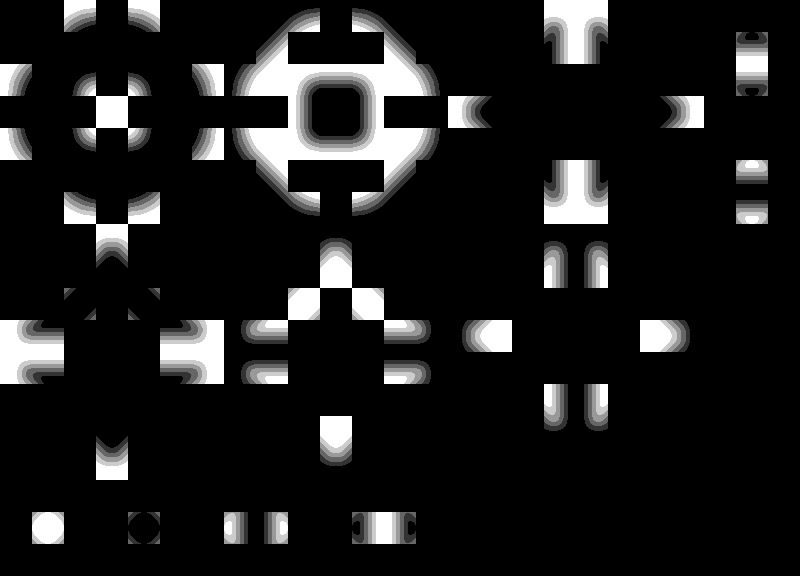
#> input picture work/landh-tiles/landh_tiles_v2_4.png, 800 x 576 px
$ jupyter execute VoxTest3.ipynb
#> lines starting #> are read from the running program, lines starting #| are printed output that depends on the picture
[cell 1]
import sys
import math

from PIL import Image

import numpy as np

from pyvox.models import Vox
from pyvox.writer import VoxWriter
from pyvox.parser import VoxParser

import matplotlib.pyplot as plt
from matplotlib.colors import ListedColormap

[cell 2]
src_base_w = 32
src_base_h = 32

[cell 3]
img_filename = 'landh-tiles/landh_tiles_v2_4.png'

im_v = Image.open(img_filename)
#> im_v is the input picture: PIL image 800x576 RGBA; mean R, G, B, A 29.4, 29.4, 29.4, 255

rgb_im_v = im_v.convert('RGBA')

pixels = rgb_im_v.load()
for sy in range(rgb_im_v.size[1]):
	for sx in range(rgb_im_v.size[0]):
		r, g, b, a = pixels[sx, sy] # Get Pixel Value
		v = max(r, g, b) # Convert to Grey
		if v <= 1:
			v = 0
		pixels[sx, sy] = (v, v, v, 255)

cols_im_v = set()
grey_im_v = set()
for sy in range(rgb_im_v.size[1]):
	for sx in range(rgb_im_v.size[0]):
		c = r, g, b, a = rgb_im_v.getpixel((sx, sy))
		cols_im_v.add(c)
		grey_im_v.add((r + g + b) // 3)
#> after the loop, cols_im_v = 6 items; grey_im_v = 6 items

#print(cols_im_v)
print(sorted(grey_im_v))
#| [0, 51, 102, 153, 204, 255]
max_v = max(grey_im_v)
#> max_v = 255
print(max_v)
#| 255

plt.imshow(rgb_im_v)
plt.show()

[cell 4]
import csv

tiles_info = []
with open('landh-tiles/landh_tiles.csv', mode='r') as csv_file:
#> (reads work/landh-tiles/landh_tiles.csv from the repository)
    csv_reader = csv.DictReader(csv_file)
    line_count = 0
    for row in csv_reader:
        if line_count == 0:
            print(f'Column names are {", ".join(row)}')
            line_count += 1
        tiles_info.append(row)
        line_count += 1
    print(f'Processed {line_count} lines.')
    print(f'Found {len(tiles_info)} tiles.')

[cell 5]
for tile_info in tiles_info:
    print(tile_info)
    hpos, vpos = int(tile_info['XCoord']), int(tile_info['YCoord'])

    img = Image.new('RGBA', (src_base_w, src_base_h), (0, 0, 0, 0))
    pixels = img.load()

    for voff in range(src_base_h):
        for hoff in range(src_base_w):
            rmap, gmap, bmap, amap = rgb_im_v.getpixel((hpos * src_base_w + hoff, vpos * src_base_h + voff))
            pixels[hoff, voff] = (int(rmap), int(gmap), int(bmap), int(amap))

    plt.imshow(img)
    plt.show()

[cell 6]
# Convert RGB to CIE Color Space
# This is based on original code from http://stackoverflow.com/a/22649803
# See: https://github.com/PhilipsHue/PhilipsHueSDK-iOS-OSX/commit/f41091cf671e13fe8c32fcced12604cd31cceaf3

# The corners of the triangle are:
# Red: 0.675, 0.322
# Green: 0.4091, 0.518
# Blue: 0.167, 0.04

def EnhanceColor(normalized):
    if normalized > 0.04045:
        return math.pow((normalized + 0.055) / (1.0 + 0.055), 2.4)
    else:
        return normalized / 12.92

def RGBtoXY(r, g, b):
    rNorm = r / 255.0
    gNorm = g / 255.0
    bNorm = b / 255.0

    rFinal = EnhanceColor(rNorm)
    gFinal = EnhanceColor(gNorm)
    bFinal = EnhanceColor(bNorm)

    X = rFinal * 0.649926 + gFinal * 0.103455 + bFinal * 0.197109
    Y = rFinal * 0.234327 + gFinal * 0.743075 + bFinal * 0.022598
    Z = rFinal * 0.000000 + gFinal * 0.053077 + bFinal * 1.035763

    if X + Y + Z == 0:
        return (0,0)
    else:
        xFinal = X / (X + Y + Z)
        yFinal = Y / (X + Y + Z)

        return (xFinal, yFinal)

def RGBtoBrightness(r, g, b):
    rFinal = EnhanceColor(r / 255.0)
    gFinal = EnhanceColor(g / 255.0)
    bFinal = EnhanceColor(b / 255.0)
    return rFinal * 0.234327 + gFinal * 0.743075 + bFinal * 0.022598

[cell 7]
hlevels = np.array(sorted(grey_im_v))
#> hlevels = [0, 51, 102, 153, 204, 255]
print(hlevels)

tile_info = tiles_info[29]
if True:
    print(tile_info)
    sz_x = src_base_w
    sz_y = src_base_h
    sz_z = len(grey_im_v)
#> sz_z = 6
    hpos, vpos = int(tile_info['XCoord']), int(tile_info['YCoord'])
    res = np.zeros((sz_x, sz_y, sz_z), dtype='B')

    voxels = np.zeros((src_base_w, src_base_h, len(hlevels)), dtype=bool)
    colors = np.zeros((src_base_w, src_base_h, len(hlevels)) + (4,))

    for voff in range(src_base_h):
        for hoff in range(src_base_w):
            rmap, gmap, bmap, amap = rgb_im_v.getpixel((hpos * src_base_w + hoff, vpos * src_base_h + voff))
            vmap = max(rmap, gmap, bmap) # Convert to Grey
            if vmap <= 1: vmap = 0
            #vindex = sorted(grey_im_v).index(vmap)
            hlevel = hlevels.searchsorted(vmap, 'right') - 1
            #print(rmap, gmap, bmap, amap, vmap, hlevel)

            for z in range(hlevel + 1):
                voxels[hoff, voff, z] = bool(1)
                colors[hoff, voff, z] = (1.0, 1.0, 1.0, 1.0)

    ax = plt.figure().add_subplot(projection='3d')
    ax.voxels(voxels,
              facecolors=colors,
              edgecolors=np.clip(2*colors - 0.5, 0, 1),  # brighter
              linewidth=0.5)
    plt.show()
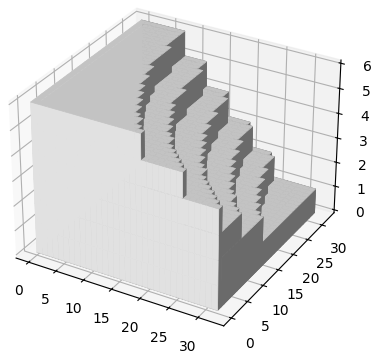
#> figure drawn by matplotlib, 1 panel
